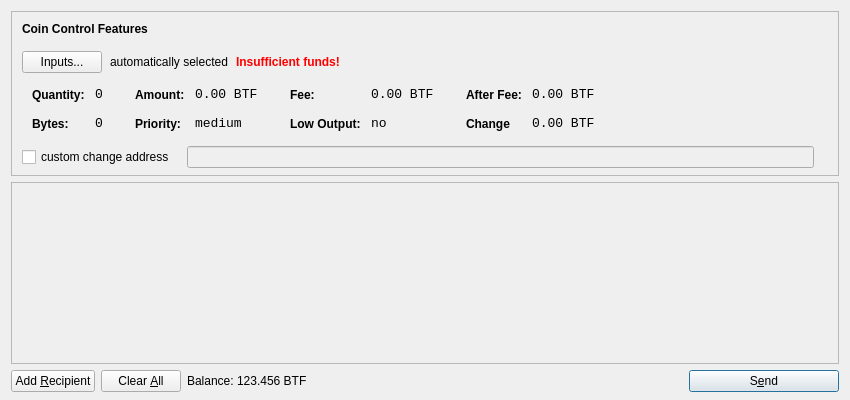
<?xml version="1.0" encoding="UTF-8"?>
<ui version="4.0">
 <class>SendCoinsDialog</class>
 <widget class="QDialog" name="SendCoinsDialog">
  <property name="geometry">
   <rect>
    <x>0</x>
    <y>0</y>
    <width>850</width>
    <height>400</height>
   </rect>
  </property>
  <property name="windowTitle">
   <string>Send Coins</string>
  </property>
  <layout class="QVBoxLayout" name="verticalLayout" stretch="0,1,0">
   <property name="bottomMargin">
    <number>8</number>
   </property>
   <item>
    <widget class="QFrame" name="frameCoinControl">
     <property name="sizePolicy">
      <sizepolicy hsizetype="Expanding" vsizetype="Expanding">
       <horstretch>0</horstretch>
       <verstretch>0</verstretch>
      </sizepolicy>
     </property>
     <property name="maximumSize">
      <size>
       <width>16777215</width>
       <height>16777215</height>
      </size>
     </property>
     <property name="frameShape">
      <enum>QFrame::StyledPanel</enum>
     </property>
     <property name="frameShadow">
      <enum>QFrame::Sunken</enum>
     </property>
     <layout class="QVBoxLayout" name="verticalLayoutCoinControl2">
      <property name="spacing">
       <number>-1</number>
      </property>
      <property name="leftMargin">
       <number>0</number>
      </property>
      <property name="topMargin">
       <number>0</number>
      </property>
      <property name="rightMargin">
       <number>0</number>
      </property>
      <property name="bottomMargin">
       <number>6</number>
      </property>
      <item>
       <layout class="QVBoxLayout" name="verticalLayoutCoinControl" stretch="0,0,0,0,1">
        <property name="spacing">
         <number>0</number>
        </property>
        <property name="leftMargin">
         <number>10</number>
        </property>
        <property name="topMargin">
         <number>10</number>
        </property>
        <item>
         <layout class="QHBoxLayout" name="horizontalLayoutCoinControl1">
          <property name="bottomMargin">
           <number>15</number>
          </property>
          <item>
           <widget class="QLabel" name="labelCoinControlFeatures">
            <property name="sizePolicy">
             <sizepolicy hsizetype="Preferred" vsizetype="Maximum">
              <horstretch>0</horstretch>
              <verstretch>0</verstretch>
             </sizepolicy>
            </property>
            <property name="font">
             <font>
              <weight>75</weight>
              <bold>true</bold>
             </font>
            </property>
            <property name="styleSheet">
             <string notr="true">font-weight:bold;</string>
            </property>
            <property name="text">
             <string>Coin Control Features</string>
            </property>
           </widget>
          </item>
         </layout>
        </item>
        <item>
         <layout class="QHBoxLayout" name="horizontalLayoutCoinControl2" stretch="0,0,0,0">
          <property name="spacing">
           <number>8</number>
          </property>
          <property name="bottomMargin">
           <number>10</number>
          </property>
          <item>
           <widget class="QPushButton" name="pushButtonCoinControl">
            <property name="styleSheet">
             <string notr="true"/>
            </property>
            <property name="text">
             <string>Inputs...</string>
            </property>
           </widget>
          </item>
          <item>
           <widget class="QLabel" name="labelCoinControlAutomaticallySelected">
            <property name="text">
             <string>automatically selected</string>
            </property>
            <property name="margin">
             <number>5</number>
            </property>
           </widget>
          </item>
          <item>
           <widget class="QLabel" name="labelCoinControlInsuffFunds">
            <property name="font">
             <font>
              <weight>75</weight>
              <bold>true</bold>
             </font>
            </property>
            <property name="styleSheet">
             <string notr="true">color:red;font-weight:bold;</string>
            </property>
            <property name="text">
             <string>Insufficient funds!</string>
            </property>
            <property name="margin">
             <number>5</number>
            </property>
           </widget>
          </item>
          <item>
           <spacer name="horizontalSpacerCoinControl">
            <property name="orientation">
             <enum>Qt::Horizontal</enum>
            </property>
            <property name="sizeHint" stdset="0">
             <size>
              <width>40</width>
              <height>1</height>
             </size>
            </property>
           </spacer>
          </item>
         </layout>
        </item>
        <item>
         <widget class="QWidget" name="widgetCoinControl" native="true">
          <property name="sizePolicy">
           <sizepolicy hsizetype="Preferred" vsizetype="Preferred">
            <horstretch>0</horstretch>
            <verstretch>0</verstretch>
           </sizepolicy>
          </property>
          <property name="minimumSize">
           <size>
            <width>0</width>
            <height>0</height>
           </size>
          </property>
          <property name="styleSheet">
           <string notr="true"/>
          </property>
          <layout class="QHBoxLayout" name="horizontalLayoutCoinControl5">
           <property name="margin">
            <number>0</number>
           </property>
           <item>
            <layout class="QHBoxLayout" name="horizontalLayoutCoinControl3" stretch="0,0,0,1">
             <property name="spacing">
              <number>20</number>
             </property>
             <property name="topMargin">
              <number>0</number>
             </property>
             <property name="bottomMargin">
              <number>10</number>
             </property>
             <item>
              <layout class="QFormLayout" name="formLayoutCoinControl1">
               <property name="horizontalSpacing">
                <number>10</number>
               </property>
               <property name="verticalSpacing">
                <number>14</number>
               </property>
               <property name="leftMargin">
                <number>10</number>
               </property>
               <property name="topMargin">
                <number>4</number>
               </property>
               <property name="rightMargin">
                <number>6</number>
               </property>
               <item row="0" column="0">
                <widget class="QLabel" name="labelCoinControlQuantityText">
                 <property name="styleSheet">
                  <string notr="true">font-weight:bold;</string>
                 </property>
                 <property name="text">
                  <string>Quantity:</string>
                 </property>
                 <property name="margin">
                  <number>0</number>
                 </property>
                </widget>
               </item>
               <item row="0" column="1">
                <widget class="QLabel" name="labelCoinControlQuantity">
                 <property name="font">
                  <font>
                   <family>Monospace</family>
                   <pointsize>10</pointsize>
                  </font>
                 </property>
                 <property name="cursor">
                  <cursorShape>IBeamCursor</cursorShape>
                 </property>
                 <property name="contextMenuPolicy">
                  <enum>Qt::ActionsContextMenu</enum>
                 </property>
                 <property name="text">
                  <string>0</string>
                 </property>
                 <property name="margin">
                  <number>0</number>
                 </property>
                 <property name="textInteractionFlags">
                  <set>Qt::LinksAccessibleByMouse|Qt::TextSelectableByKeyboard|Qt::TextSelectableByMouse</set>
                 </property>
                </widget>
               </item>
               <item row="1" column="0">
                <widget class="QLabel" name="labelCoinControlBytesText">
                 <property name="styleSheet">
                  <string notr="true">font-weight:bold;</string>
                 </property>
                 <property name="text">
                  <string>Bytes:</string>
                 </property>
                </widget>
               </item>
               <item row="1" column="1">
                <widget class="QLabel" name="labelCoinControlBytes">
                 <property name="font">
                  <font>
                   <family>Monospace</family>
                   <pointsize>10</pointsize>
                  </font>
                 </property>
                 <property name="cursor">
                  <cursorShape>IBeamCursor</cursorShape>
                 </property>
                 <property name="contextMenuPolicy">
                  <enum>Qt::ActionsContextMenu</enum>
                 </property>
                 <property name="text">
                  <string>0</string>
                 </property>
                 <property name="textInteractionFlags">
                  <set>Qt::LinksAccessibleByMouse|Qt::TextSelectableByKeyboard|Qt::TextSelectableByMouse</set>
                 </property>
                </widget>
               </item>
              </layout>
             </item>
             <item>
              <layout class="QFormLayout" name="formLayoutCoinControl2">
               <property name="horizontalSpacing">
                <number>10</number>
               </property>
               <property name="verticalSpacing">
                <number>14</number>
               </property>
               <property name="leftMargin">
                <number>6</number>
               </property>
               <property name="topMargin">
                <number>4</number>
               </property>
               <property name="rightMargin">
                <number>6</number>
               </property>
               <item row="0" column="0">
                <widget class="QLabel" name="labelCoinControlAmountText">
                 <property name="styleSheet">
                  <string notr="true">font-weight:bold;</string>
                 </property>
                 <property name="text">
                  <string>Amount:</string>
                 </property>
                 <property name="margin">
                  <number>0</number>
                 </property>
                </widget>
               </item>
               <item row="0" column="1">
                <widget class="QLabel" name="labelCoinControlAmount">
                 <property name="font">
                  <font>
                   <family>Monospace</family>
                   <pointsize>10</pointsize>
                  </font>
                 </property>
                 <property name="cursor">
                  <cursorShape>IBeamCursor</cursorShape>
                 </property>
                 <property name="contextMenuPolicy">
                  <enum>Qt::ActionsContextMenu</enum>
                 </property>
                 <property name="text">
                  <string>0.00 BTF</string>
                 </property>
                 <property name="textInteractionFlags">
                  <set>Qt::LinksAccessibleByMouse|Qt::TextSelectableByKeyboard|Qt::TextSelectableByMouse</set>
                 </property>
                </widget>
               </item>
               <item row="1" column="0">
                <widget class="QLabel" name="labelCoinControlPriorityText">
                 <property name="styleSheet">
                  <string notr="true">font-weight:bold;</string>
                 </property>
                 <property name="text">
                  <string>Priority:</string>
                 </property>
                </widget>
               </item>
               <item row="1" column="1">
                <widget class="QLabel" name="labelCoinControlPriority">
                 <property name="font">
                  <font>
                   <family>Monospace</family>
                   <pointsize>10</pointsize>
                  </font>
                 </property>
                 <property name="cursor">
                  <cursorShape>IBeamCursor</cursorShape>
                 </property>
                 <property name="contextMenuPolicy">
                  <enum>Qt::ActionsContextMenu</enum>
                 </property>
                 <property name="text">
                  <string>medium</string>
                 </property>
                 <property name="textInteractionFlags">
                  <set>Qt::LinksAccessibleByMouse|Qt::TextSelectableByKeyboard|Qt::TextSelectableByMouse</set>
                 </property>
                </widget>
               </item>
              </layout>
             </item>
             <item>
              <layout class="QFormLayout" name="formLayoutCoinControl3">
               <property name="horizontalSpacing">
                <number>10</number>
               </property>
               <property name="verticalSpacing">
                <number>14</number>
               </property>
               <property name="leftMargin">
                <number>6</number>
               </property>
               <property name="topMargin">
                <number>4</number>
               </property>
               <property name="rightMargin">
                <number>6</number>
               </property>
               <item row="0" column="0">
                <widget class="QLabel" name="labelCoinControlFeeText">
                 <property name="styleSheet">
                  <string notr="true">font-weight:bold;</string>
                 </property>
                 <property name="text">
                  <string>Fee:</string>
                 </property>
                 <property name="margin">
                  <number>0</number>
                 </property>
                </widget>
               </item>
               <item row="0" column="1">
                <widget class="QLabel" name="labelCoinControlFee">
                 <property name="font">
                  <font>
                   <family>Monospace</family>
                   <pointsize>10</pointsize>
                  </font>
                 </property>
                 <property name="cursor">
                  <cursorShape>IBeamCursor</cursorShape>
                 </property>
                 <property name="contextMenuPolicy">
                  <enum>Qt::ActionsContextMenu</enum>
                 </property>
                 <property name="text">
                  <string>0.00 BTF</string>
                 </property>
                 <property name="textInteractionFlags">
                  <set>Qt::LinksAccessibleByMouse|Qt::TextSelectableByKeyboard|Qt::TextSelectableByMouse</set>
                 </property>
                </widget>
               </item>
               <item row="1" column="0">
                <widget class="QLabel" name="labelCoinControlLowOutputText">
                 <property name="styleSheet">
                  <string notr="true">font-weight:bold;</string>
                 </property>
                 <property name="text">
                  <string>Low Output:</string>
                 </property>
                </widget>
               </item>
               <item row="1" column="1">
                <widget class="QLabel" name="labelCoinControlLowOutput">
                 <property name="font">
                  <font>
                   <family>Monospace</family>
                   <pointsize>10</pointsize>
                  </font>
                 </property>
                 <property name="cursor">
                  <cursorShape>IBeamCursor</cursorShape>
                 </property>
                 <property name="contextMenuPolicy">
                  <enum>Qt::ActionsContextMenu</enum>
                 </property>
                 <property name="text">
                  <string>no</string>
                 </property>
                 <property name="textInteractionFlags">
                  <set>Qt::LinksAccessibleByMouse|Qt::TextSelectableByKeyboard|Qt::TextSelectableByMouse</set>
                 </property>
                </widget>
               </item>
              </layout>
             </item>
             <item>
              <layout class="QFormLayout" name="formLayoutCoinControl4">
               <property name="horizontalSpacing">
                <number>10</number>
               </property>
               <property name="verticalSpacing">
                <number>14</number>
               </property>
               <property name="leftMargin">
                <number>6</number>
               </property>
               <property name="topMargin">
                <number>4</number>
               </property>
               <property name="rightMargin">
                <number>6</number>
               </property>
               <item row="0" column="0">
                <widget class="QLabel" name="labelCoinControlAfterFeeText">
                 <property name="styleSheet">
                  <string notr="true">font-weight:bold;</string>
                 </property>
                 <property name="text">
                  <string>After Fee:</string>
                 </property>
                 <property name="margin">
                  <number>0</number>
                 </property>
                </widget>
               </item>
               <item row="0" column="1">
                <widget class="QLabel" name="labelCoinControlAfterFee">
                 <property name="font">
                  <font>
                   <family>Monospace</family>
                   <pointsize>10</pointsize>
                  </font>
                 </property>
                 <property name="cursor">
                  <cursorShape>IBeamCursor</cursorShape>
                 </property>
                 <property name="contextMenuPolicy">
                  <enum>Qt::ActionsContextMenu</enum>
                 </property>
                 <property name="text">
                  <string>0.00 BTF</string>
                 </property>
                 <property name="textInteractionFlags">
                  <set>Qt::LinksAccessibleByMouse|Qt::TextSelectableByKeyboard|Qt::TextSelectableByMouse</set>
                 </property>
                </widget>
               </item>
               <item row="1" column="0">
                <widget class="QLabel" name="labelCoinControlChangeText">
                 <property name="styleSheet">
                  <string notr="true">font-weight:bold;</string>
                 </property>
                 <property name="text">
                  <string>Change</string>
                 </property>
                </widget>
               </item>
               <item row="1" column="1">
                <widget class="QLabel" name="labelCoinControlChange">
                 <property name="font">
                  <font>
                   <family>Monospace</family>
                   <pointsize>10</pointsize>
                  </font>
                 </property>
                 <property name="cursor">
                  <cursorShape>IBeamCursor</cursorShape>
                 </property>
                 <property name="contextMenuPolicy">
                  <enum>Qt::ActionsContextMenu</enum>
                 </property>
                 <property name="text">
                  <string>0.00 BTF</string>
                 </property>
                 <property name="textInteractionFlags">
                  <set>Qt::LinksAccessibleByMouse|Qt::TextSelectableByKeyboard|Qt::TextSelectableByMouse</set>
                 </property>
                </widget>
               </item>
              </layout>
             </item>
            </layout>
           </item>
          </layout>
         </widget>
        </item>
        <item>
         <layout class="QHBoxLayout" name="horizontalLayoutCoinControl4" stretch="0,0,0">
          <property name="spacing">
           <number>12</number>
          </property>
          <property name="sizeConstraint">
           <enum>QLayout::SetDefaultConstraint</enum>
          </property>
          <property name="topMargin">
           <number>5</number>
          </property>
          <property name="rightMargin">
           <number>5</number>
          </property>
          <item>
           <widget class="QCheckBox" name="checkBoxCoinControlChange">
            <property name="text">
             <string>custom change address</string>
            </property>
           </widget>
          </item>
          <item>
           <widget class="QLineEdit" name="lineEditCoinControlChange">
            <property name="enabled">
             <bool>false</bool>
            </property>
            <property name="sizePolicy">
             <sizepolicy hsizetype="Expanding" vsizetype="Fixed">
              <horstretch>0</horstretch>
              <verstretch>0</verstretch>
             </sizepolicy>
            </property>
           </widget>
          </item>
          <item>
           <widget class="QLabel" name="labelCoinControlChangeLabel">
            <property name="sizePolicy">
             <sizepolicy hsizetype="Preferred" vsizetype="Expanding">
              <horstretch>0</horstretch>
              <verstretch>0</verstretch>
             </sizepolicy>
            </property>
            <property name="minimumSize">
             <size>
              <width>0</width>
              <height>0</height>
             </size>
            </property>
            <property name="text">
             <string/>
            </property>
            <property name="margin">
             <number>3</number>
            </property>
           </widget>
          </item>
         </layout>
        </item>
        <item>
         <spacer name="verticalSpacerCoinControl">
          <property name="orientation">
           <enum>Qt::Vertical</enum>
          </property>
          <property name="sizeHint" stdset="0">
           <size>
            <width>800</width>
            <height>1</height>
           </size>
          </property>
         </spacer>
        </item>
       </layout>
      </item>
     </layout>
    </widget>
   </item>
   <item>
    <widget class="QScrollArea" name="scrollArea">
     <property name="widgetResizable">
      <bool>true</bool>
     </property>
     <widget class="QWidget" name="scrollAreaWidgetContents">
      <property name="geometry">
       <rect>
        <x>0</x>
        <y>0</y>
        <width>830</width>
        <height>165</height>
       </rect>
      </property>
      <layout class="QVBoxLayout" name="verticalLayout_2">
       <property name="margin">
        <number>0</number>
       </property>
       <item>
        <layout class="QVBoxLayout" name="entries">
         <property name="spacing">
          <number>6</number>
         </property>
        </layout>
       </item>
       <item>
        <spacer name="verticalSpacer">
         <property name="orientation">
          <enum>Qt::Vertical</enum>
         </property>
         <property name="sizeHint" stdset="0">
          <size>
           <width>20</width>
           <height>40</height>
          </size>
         </property>
        </spacer>
       </item>
      </layout>
     </widget>
    </widget>
   </item>
   <item>
    <layout class="QHBoxLayout" name="horizontalLayout">
     <item>
      <widget class="QPushButton" name="addButton">
       <property name="toolTip">
        <string>Send to multiple recipients at once</string>
       </property>
       <property name="text">
        <string>Add &amp;Recipient</string>
       </property>
       <property name="icon">
        <iconset resource="../bitcoin.qrc">
         <normaloff>:/icons/add</normaloff>:/icons/add</iconset>
       </property>
       <property name="autoDefault">
        <bool>false</bool>
       </property>
      </widget>
     </item>
     <item>
      <widget class="QPushButton" name="clearButton">
       <property name="sizePolicy">
        <sizepolicy hsizetype="Minimum" vsizetype="Fixed">
         <horstretch>0</horstretch>
         <verstretch>0</verstretch>
        </sizepolicy>
       </property>
       <property name="toolTip">
        <string>Remove all transaction fields</string>
       </property>
       <property name="text">
        <string>Clear &amp;All</string>
       </property>
       <property name="icon">
        <iconset resource="../bitcoin.qrc">
         <normaloff>:/icons/remove</normaloff>:/icons/remove</iconset>
       </property>
       <property name="autoRepeatDelay">
        <number>300</number>
       </property>
       <property name="autoDefault">
        <bool>false</bool>
       </property>
      </widget>
     </item>
     <item>
      <layout class="QHBoxLayout" name="horizontalLayout_2">
       <property name="spacing">
        <number>3</number>
       </property>
       <item>
        <widget class="QLabel" name="label">
         <property name="sizePolicy">
          <sizepolicy hsizetype="Preferred" vsizetype="Fixed">
           <horstretch>0</horstretch>
           <verstretch>0</verstretch>
          </sizepolicy>
         </property>
         <property name="text">
          <string>Balance:</string>
         </property>
        </widget>
       </item>
       <item>
        <widget class="QLabel" name="labelBalance">
         <property name="sizePolicy">
          <sizepolicy hsizetype="Preferred" vsizetype="Fixed">
           <horstretch>0</horstretch>
           <verstretch>0</verstretch>
          </sizepolicy>
         </property>
         <property name="cursor">
          <cursorShape>IBeamCursor</cursorShape>
         </property>
         <property name="text">
          <string>123.456 BTF</string>
         </property>
         <property name="textInteractionFlags">
          <set>Qt::LinksAccessibleByMouse|Qt::TextSelectableByKeyboard|Qt::TextSelectableByMouse</set>
         </property>
        </widget>
       </item>
      </layout>
     </item>
     <item>
      <spacer name="horizontalSpacer">
       <property name="orientation">
        <enum>Qt::Horizontal</enum>
       </property>
       <property name="sizeHint" stdset="0">
        <size>
         <width>40</width>
         <height>20</height>
        </size>
       </property>
      </spacer>
     </item>
     <item>
      <widget class="QPushButton" name="sendButton">
       <property name="minimumSize">
        <size>
         <width>150</width>
         <height>0</height>
        </size>
       </property>
       <property name="toolTip">
        <string>Confirm the send action</string>
       </property>
       <property name="text">
        <string>S&amp;end</string>
       </property>
       <property name="icon">
        <iconset resource="../bitcoin.qrc">
         <normaloff>:/icons/send</normaloff>:/icons/send</iconset>
       </property>
       <property name="default">
        <bool>true</bool>
       </property>
      </widget>
     </item>
    </layout>
   </item>
  </layout>
 </widget>
 <resources>
  <include location="../bitcoin.qrc"/>
 </resources>
 <connections/>
</ui>
